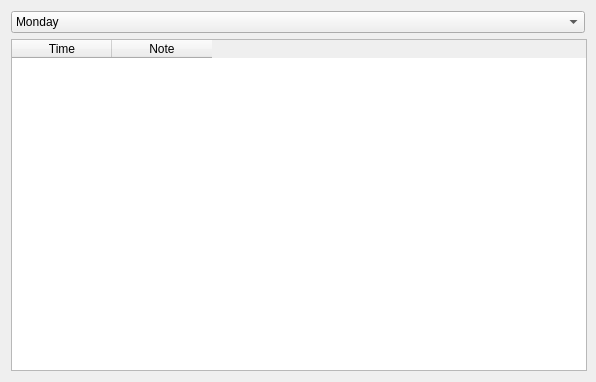
<?xml version="1.0" encoding="UTF-8"?>
<ui version="4.0">
 <class>MainWindow</class>
 <widget class="QMainWindow" name="MainWindow">
  <property name="geometry">
   <rect>
    <x>0</x>
    <y>0</y>
    <width>596</width>
    <height>382</height>
   </rect>
  </property>
  <property name="minimumSize">
   <size>
    <width>300</width>
    <height>200</height>
   </size>
  </property>
  <property name="windowTitle">
   <string>MainWindow</string>
  </property>
  <widget class="QWidget" name="centralWidget">
   <layout class="QGridLayout" name="gridLayout_2">
    <item row="0" column="0">
     <layout class="QGridLayout" name="gridLayout">
      <item row="0" column="1">
       <widget class="QComboBox" name="comboDay">
        <property name="layoutDirection">
         <enum>Qt::LeftToRight</enum>
        </property>
        <item>
         <property name="text">
          <string>Monday</string>
         </property>
        </item>
        <item>
         <property name="text">
          <string>Tuesday</string>
         </property>
        </item>
        <item>
         <property name="text">
          <string>Wednesday</string>
         </property>
        </item>
        <item>
         <property name="text">
          <string>Thursday</string>
         </property>
        </item>
        <item>
         <property name="text">
          <string>Friday</string>
         </property>
        </item>
        <item>
         <property name="text">
          <string>Saturday</string>
         </property>
        </item>
        <item>
         <property name="text">
          <string>Sunday</string>
         </property>
        </item>
       </widget>
      </item>
      <item row="1" column="1" rowspan="2">
       <widget class="QTableWidget" name="table">
        <property name="minimumSize">
         <size>
          <width>576</width>
          <height>0</height>
         </size>
        </property>
        <property name="sortingEnabled">
         <bool>true</bool>
        </property>
        <column>
         <property name="text">
          <string>Time</string>
         </property>
        </column>
        <column>
         <property name="text">
          <string>Note</string>
         </property>
        </column>
       </widget>
      </item>
     </layout>
    </item>
   </layout>
  </widget>
  <widget class="QMenuBar" name="menuBar">
   <property name="geometry">
    <rect>
     <x>0</x>
     <y>0</y>
     <width>596</width>
     <height>25</height>
    </rect>
   </property>
  </widget>
 </widget>
 <layoutdefault spacing="6" margin="11"/>
 <resources/>
 <connections/>
</ui>
